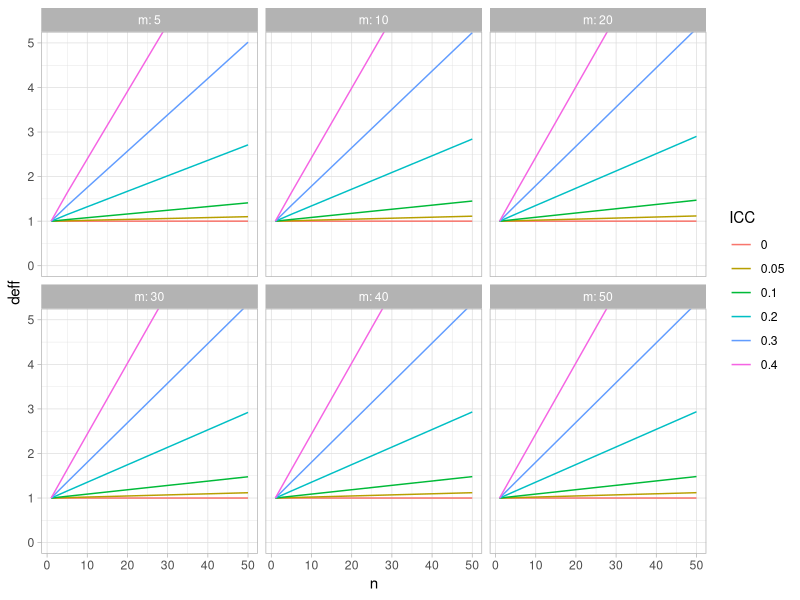

R code for this plot:
## ---- chunk 1
library(purrr)
library(dplyr)
library(ggplot2)

deff <- function(icc, n, m = length(n)) {
  k <- icc / (1 - icc)
  if (length(n) == 1) n <- rep(n, m)
  N <- sum(n)
  n_sq <- sum(n^2)
  f1 <- N - n_sq / N
  f2 <- n_sq - 2 * sum(n^3) / N + n_sq^2 / N^2
  N_tilde <- (f1 * k + N - 1)^2 / (f2 * k^2 + 2 * f1 * k + N - 1)
  (N - 1) / N_tilde
}

deffs <- 
  list(
    icc = c(0, 0.05, seq(0.1, 0.4, 0.1)),
    n = c(1, seq(5, 50, 5)),
    m = c(5, seq(10, 50, 10))
  ) %>%
  cross_df() %>%
  group_by_all() %>%
  mutate(
    deff = deff(icc, n, m),
    def2 = (n - 1) * icc + 1
  )

ggplot(deffs) + 
  geom_line(aes(n, deff, color = factor(icc))) + 
  coord_cartesian(ylim = c(0,5)) + 
  facet_wrap(~ m, labeller = "label_both") + 
  theme_light() + 
  labs(color = "ICC")

